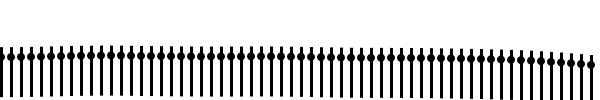
Frame 1 (no input)
Frame 60 (the mouse pressed at the canvas centre just before this capture): identical to frame 1, image omitted
Frame 120 (the mouse held since frame 60 and released just before this capture): identical to frame 1, image omitted

The Processing sketch that drew this single still picture (run headless with seeded random() and noise(); from frame 60 on, the mouse is pressed at the canvas centre):

// Processing sketch: exercise_7
// ── exercise_7.pde
void setup() {
  size(600, 100);
}

void draw() {
  background(255);
  float v = 10;
  float inc = 0.01;
  noStroke();
  fill(0);
  noiseSeed(25);
  for (int i = 0; i < width; i += 10) {
    float n = noise(v) * 100.0;
    rect(i, 0.1 + n, 3, 50);
    circle(i+3/2, 10+n, 8);
    v = v + inc;
  }
}
